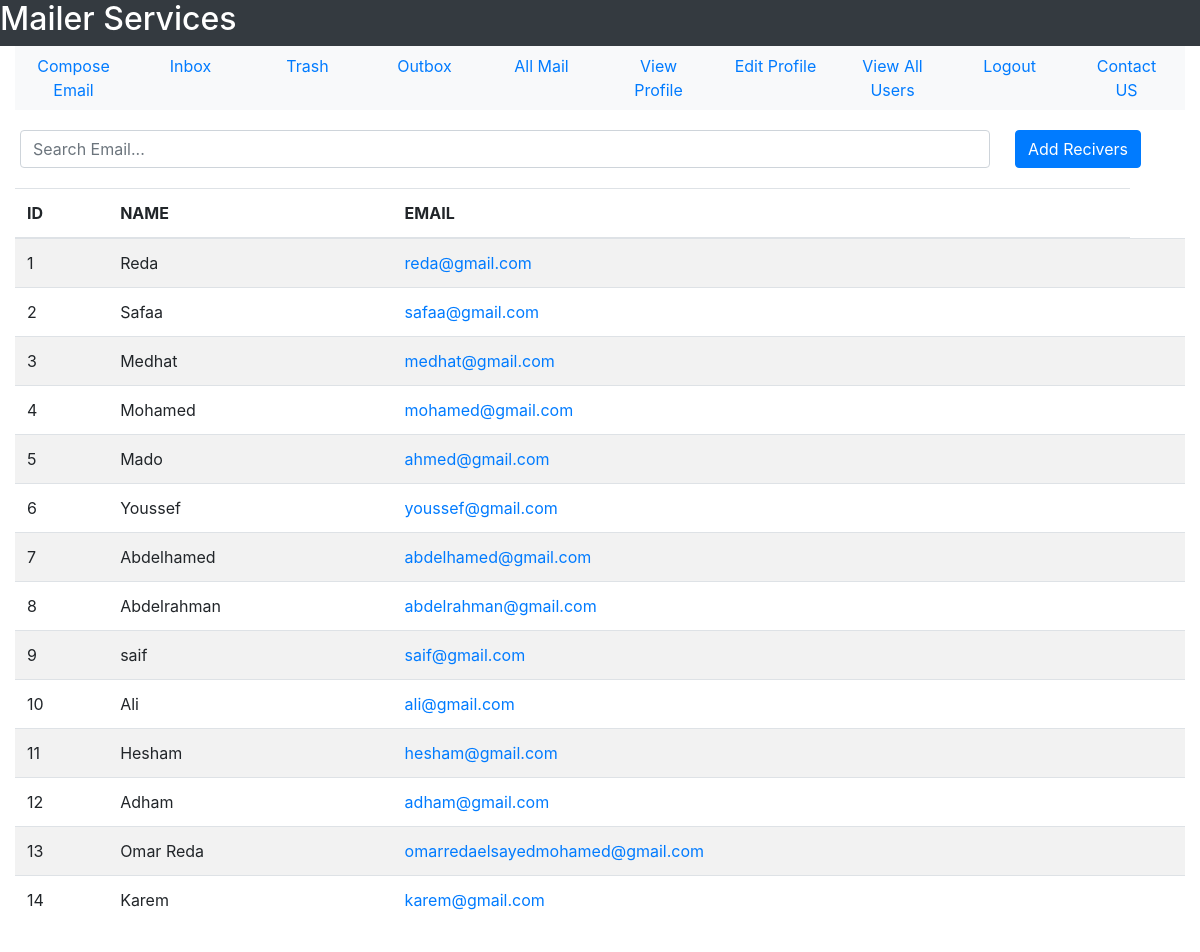
/All-Users (signed in), run on an earlier commit of the app's database.
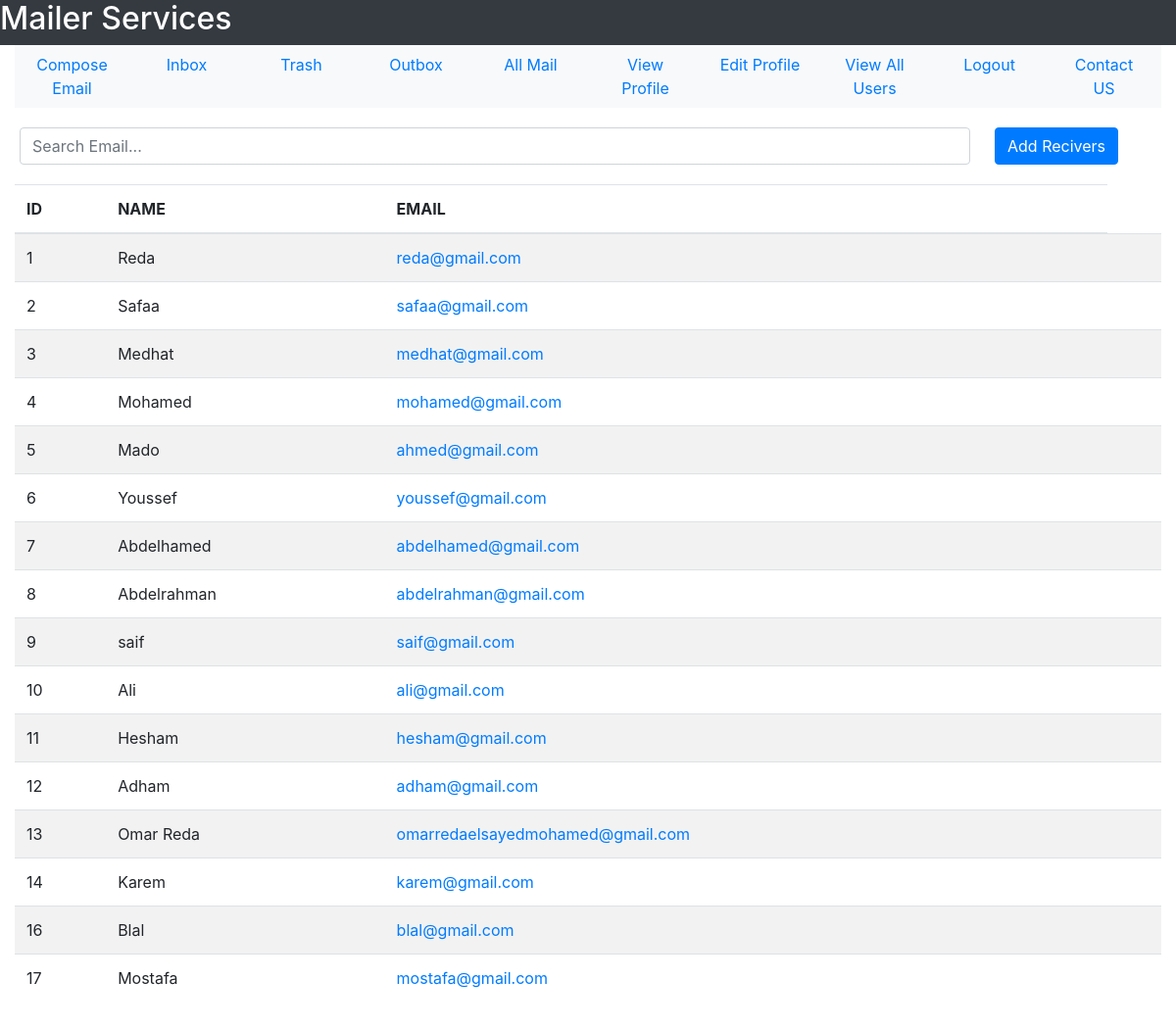
And on a later commit of the database.
### tables this page shows
CREATE TABLE user(user_id INTEGER PRIMARY KEY, user_name TEXT NOT NULL, user_email TEXT NOT NULL, user_password TEXT  NOT NULL, user_gender TEXT NOT NULL, user_date_of_birth TEXT NOT NULL, user_city TEXT NOT NULL, user_country TEXT NOT NULL, user_contact INTEGER, user_account_creation_date TEXT NOT NULL, user_active INTEGER DEFAULT 0 CHECK(user_active == 1 OR user_active == 0), visits INTEGER DEFAULT 0, UNIQUE(user_email));

### User/User_Profile/user.py (the view)
@user_profile_bp.route('/All-Users')
def view_all_users():
    sqlite_connection = sqlite3.connect('Mail_DB.db')
    select_allusers_query = """SELECT user_id , user_name, user_email FROM user WHERE user_id != ?;"""
    allUsers = sqlite_connection.execute(select_allusers_query, (get_user_id(session["email"]),)).fetchall()
    sqlite_connection.close()
    return render_template("User_Profile/allUsers.html", allUsers = allUsers, user_mail = session["email"])

### User/User_Mail/user_mail.py (called while the page is built)
def get_user_id(user_email):
    sqlite_connection = sqlite3.connect('MAIL_DB.db')
    select_user_query = """SELECT user_id FROM user WHERE user_email = ?;"""
    select_user_query_data = (user_email,)
    user_record = sqlite_connection.execute(select_user_query, select_user_query_data)
    user_id = 0
    for data in user_record:
        user_id = data[0]
    sqlite_connection.close()
    return user_id

### User/User_Profile/templates/User_Profile/allUsers.html (shortened to what this page needs)
<!DOCTYPE html>
<html lang = "en">
    <head>
        <link rel="stylesheet" href="https://maxcdn.bootstrapcdn.com/bootstrap/4.5.2/css/bootstrap.min.css">
    </head>
    <body>
        <div class = "container-fluid">
        <div class = "row bg-dark text-white">
            <h2>Mailer Services</h2>
        </div>
        <div>
            <ul class = "nav nav-justified bg-light">
                <li class = 'nav-item'>
                    <a href = "{{url_for('user_mail_bp.compose_email')}}" class = 'nav-link'>Compose Email</a>
                </li>
                <li class = 'nav-item'>
                    <a href = "{{url_for('user_mail_bp.see_inbox')}}" class = 'nav-link'>Inbox</a>
                </li>
                <li class = 'nav-item'>
                    <a href = "{{url_for('user_mail_bp.trash')}}" class = 'nav-link'>Trash</a>
                </li>
                <li class = 'nav-item'>
                    <a href = "{{url_for('user_mail_bp.see_outbox')}}" class = 'nav-link'>Outbox</a>
                </li>
                <li class = 'nav-item'>
                    <a href = "{{url_for('user_mail_bp.see_all_mail')}}" class = 'nav-link'>All Mail</a>
                </li>
                <li class = 'nav-item'>
                    <a href = "{{url_for('user_profile_bp.view_profile')}}" class = 'nav-link'>View Profile</a>
                </li>
                <li class = 'nav-item'>
                    <a href = "{{url_for('user_profile_bp.edit_profile_form')}}" class = 'nav-link'>Edit Profile</a>
                </li>
                <li class = 'nav-item'>
                    <a href = "{{url_for('user_profile_bp.view_all_users')}}" class = 'nav-link'>View All Users</a>
                </li>
                <li class = 'nav-item'>
                    <a href = "{{url_for('user_profile_bp.logout')}}" class = 'nav-link'>Logout</a>
                </li>
                <li class = 'nav-item'>
                    <a href = "{{url_for('user_profile_bp.contact_us')}}" class = 'nav-link'>Contact US</a>
                </li>
            </ul>
        </div>
        <div class = "row">
            <div class = "col-10">
                <input type = "text" class = "form-control" id = "userInput" placeholder = "Search Email..." style = "margin-top: 20px;margin-bottom: 20px;">
            </div>
            <div class = "col-2">
                <button class = "btn btn-primary" id = "addReceiversButton" style = "margin-top: 20px;">Add Recivers</button>
            </div>
        </div>
        <table class = "table table-striped">
            <thead>
            <tr>
                <th>ID</th>
                <th>NAME</th>
                <th>EMAIL</th>
            </tr>
            </thead>
            <tbody>
            {%for user in allUsers:%}
                <tr id = "row">
                    <td id = "userID">{{user[0]}}</td>
                    <td id = "userName">{{user[1]}}</td>
                    <td><a id = "userMail" href = "{{url_for('user_mail_bp.compose_to_email', user_mail = user[2])}}">{{user[2]}}</a></td>
                    <td><button class = "btn btn-primary btn-sm" id = "addBtns" style = "display: none;">Add</button></td>
                </tr>
            {%endfor%}
            </tbody>
        </table>
        <div>
        <table style = "height: 100px;">
            <tr>
                <td>
                </td>
                <td>
                </td>
                <td>
                </td>
                <td>
                </td>
                </tr>
        </table>
        </div>
        </div>
    </body>
    </html>

What changed in the data, as far as the page shows it:
added user: user_id "16", user_name "Blal", user_email "blal@gmail.com"
added user: user_id "17", user_name "Mostafa", user_email "mostafa@gmail.com"
